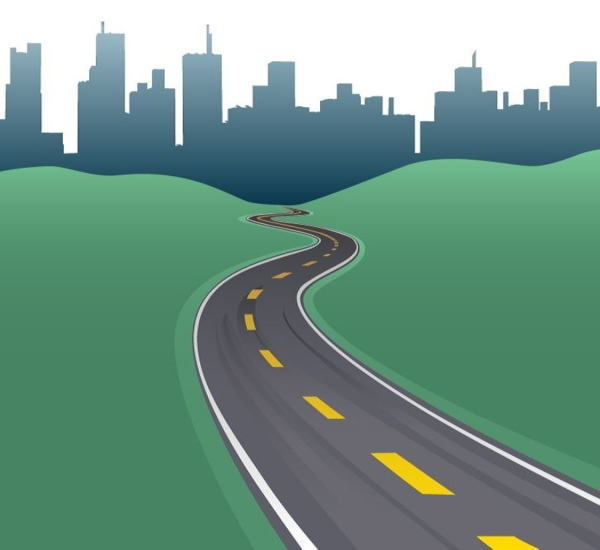
#> input picture project/Introductory projects/19-Road Line Detection/first step(basic)/roadone.jpeg, 1200 x 1099 px (shown at 1/2 size)
$ python detection.py
#> lines starting #> are read from the running program, lines starting #| are printed output that depends on the picture; after the words box and inside, x2 and y2 are one past the last pixel; in counts of white or black regions, pixels touching at a corner belong together
import cv2
import numpy as np
from matplotlib import pyplot as plt

img = cv2.imread('roadone.jpeg')
#> img is the input picture: shape (1099, 1200, 3); mean B, G, R 134.4, 148.5, 112.3
img = cv2.cvtColor(img, cv2.COLOR_RGB2BGR)
img = cv2.resize(img, (500, 500))
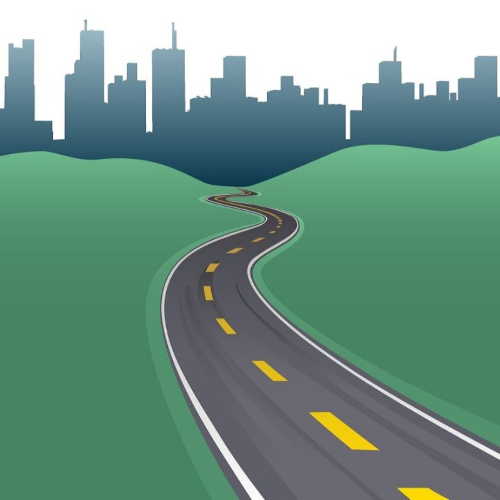
#> img: shape (500, 500, 3); mean R, G, B 112.2, 148.5, 134.4


def SetRegion(image, vertices):
    mask = np.zeros_like(image) #Return an array of zeros with the same shape and type as a given array
    match_mask_color = (255,) * 3 #it replicates 255 for two times in an arr like it (255,255,255)
    cv2.fillPoly(mask, vertices, match_mask_color) #is used to draw filled polygons like rectangle, triangle, pentagon over an image
    masked_image = cv2.bitwise_and(image, mask)
    print(masked_image)
    return masked_image


height = img.shape[0]
#> height = 500
width = img.shape[1]
#> width = 500

areavertices = [(0, height), (width / 2, height / 2), (width, height)]
#> areavertices = [(0, 500), (250, 250), (500, 500)]

cropped = SetRegion(img, np.array([areavertices], np.int32))
#> in SetRegion, `cv2.fillPoly(mask, vertices, match_mask_color)`:
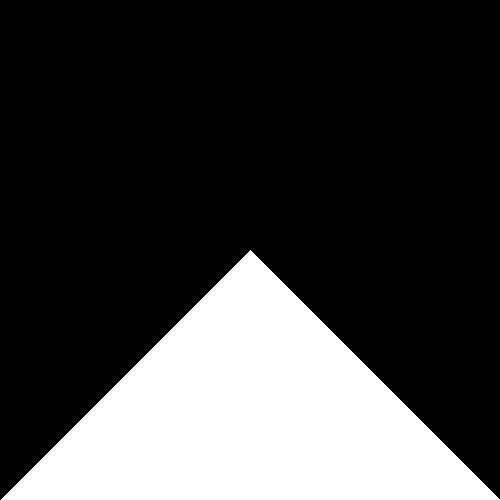
#> mask: shape (500, 500, 3); 25% white; 1 white region, box (x1, y1, x2, y2) and area: (1, 250, 500, 500) 62500
#> in SetRegion, `masked_image = cv2.bitwise_and(image, mask)`:
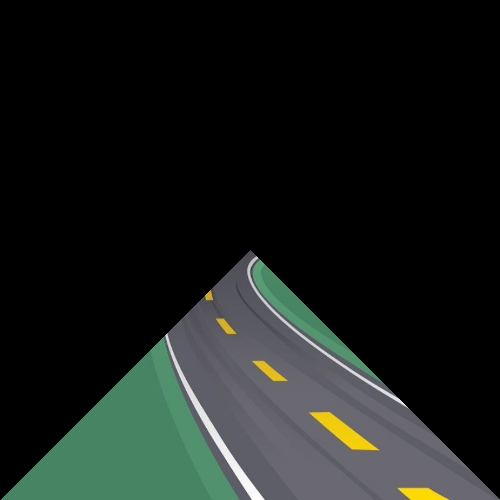
#> masked_image: shape (500, 500, 3); mean R, G, B 24.4, 29.3, 26.4
#> (printed output is left out)


plt.imshow(cropped)
plt.show()
cv2.destroyAllWindows()
